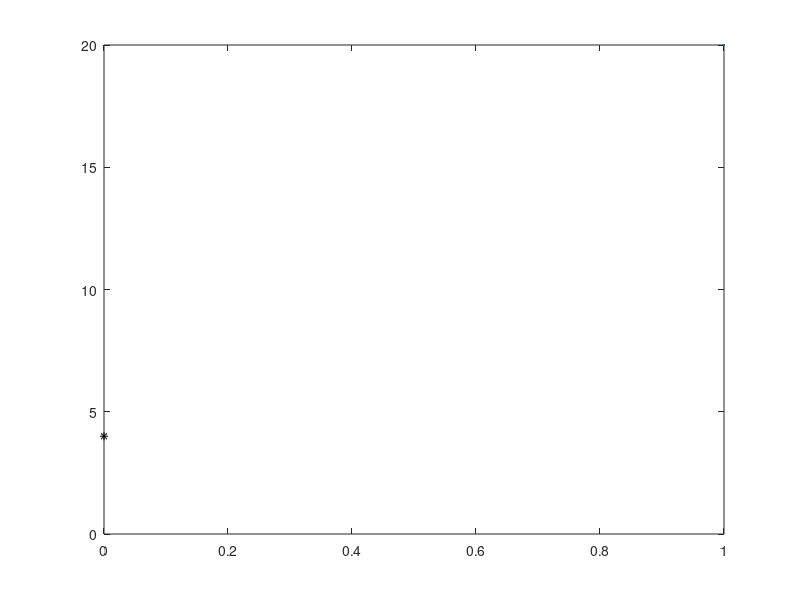

This figure's MATLAB source: (Note: this script raises an error after producing the figure.)
clc;
clear;
close all;
global sigma_i theta_i sigma_f alpha_f d_i

V = 2;
theta_i = deg2rad(67.8);
sigma_i = deg2rad(75);
alpha_i = sigma_i + theta_i;


alpha_f = deg2rad(0);

sigma_f_arr = deg2rad([40.8746,53.3365,63.9075,73.0061]);

d_i = 4;
% R_i = d_i/cos(theta_i);
R_i = 10.6;
figure(1)
plot(0,4,"k*",MarkerSize=20)
for i = 1:length(sigma_f_arr)
    sigma_f = sigma_f_arr(i);


    tRange = linspace(0,30,3000);
    x0 = -R_i*cos(theta_i);
    y0 = - R_i*sin(theta_i)+4;

    N_ = N(theta_i, alpha_f, sigma_i, sigma_f);

    options = odeset("Events",@Eventfunc,"RelTol",1e-10,"AbsTol",1e-10);

    [tSol,YSol_PN] = ode45(@(t, y) PN(t,y,sigma_i,theta_i,V,N_), tRange,[R_i, theta_i,x0,y0],options);
    R = YSol_PN(:,1);
    theta = YSol_PN(:,2);
    X = YSol_PN(:,3);
    Y = YSol_PN(:,4);
    N_ = N(theta_i, alpha_f, sigma_i, sigma_f);
    sigma = (sigma_i+theta_i - N_*theta_i) - (1-N_)*theta;
    alpha = sigma+theta;
    theta_dot = -V.*sin(sigma)./R;
    alpha_dot = N_.*theta_dot;

    figure(1)
    hold on
    plot(X,Y,LineWidth=6.0)
    ax = gca;
    ax.LineWidth = 4;
    set(gca, 'FontSize', 30);
    xlim([-16,10])
    ylim([-8,10])
    legend({'beacon', '$d_f = 2$ m', '$d_f = 3$ m', '$d_f = 4$ m', '$d_f = 5$ m'}, 'Interpreter', 'latex', 'Location', 'southeast');
    h_legend = legend;
    set(h_legend, 'FontSize',30);
    xlabel("\textbf{X, m}", 'Interpreter', 'latex',"FontSize",30)
    ylabel("\textbf{Y, m}", 'Interpreter', 'latex',"FontSize",30)
    
    grid on
    hold on

end

hold off

% Navigation Gain Calculation
function N = N(theta_i, alpha_f, sigma_i, sigma_f)
N = (theta_i - alpha_f + sigma_i)./(theta_i - alpha_f + sigma_f);
end

% LOS Range calculation
function dYdt = PN(~, y,sigma_i,theta_i,V,N)
R = y(1);
theta = y(2);
% x_UAV = y(3);
% y_UAV = y(4);
sigma = (sigma_i+theta_i - N*theta_i) - (1-N)*theta;
x_UAV_dot = V*cos(sigma+theta);
y_UAV_dot = V*sin(sigma+theta);
R_dot = -V*cos(sigma);
theta_dot = -V*sin(sigma)/R;

dYdt = [R_dot;theta_dot;x_UAV_dot;y_UAV_dot];
end



function [val, isterminal, direction] = Eventfunc(~,y)
global sigma_i theta_i sigma_f alpha_f

N_ =  N(theta_i, alpha_f, sigma_i, sigma_f);

theta = y(2);
sigma = (sigma_i+theta_i - N_*theta_i) - (1-N_)*theta;

val = sigma+theta - alpha_f;
isterminal = 1;
direction = -1;
end

